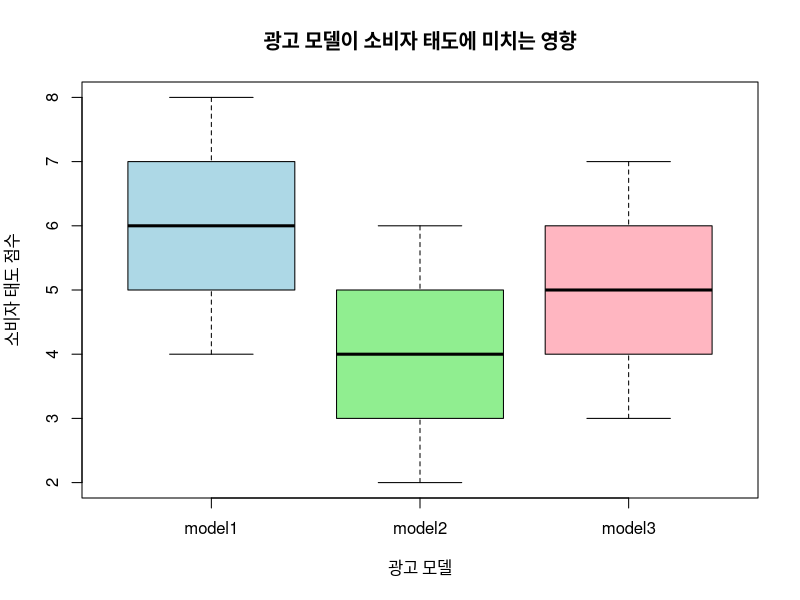
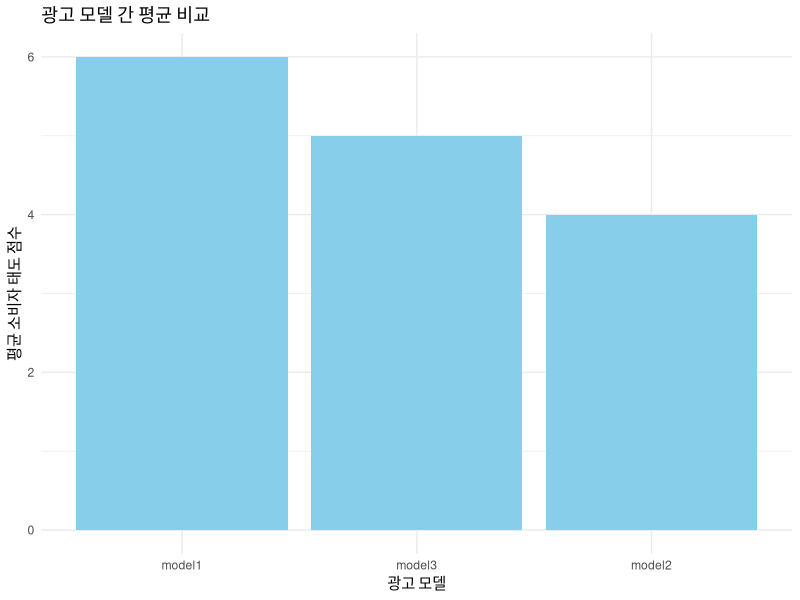
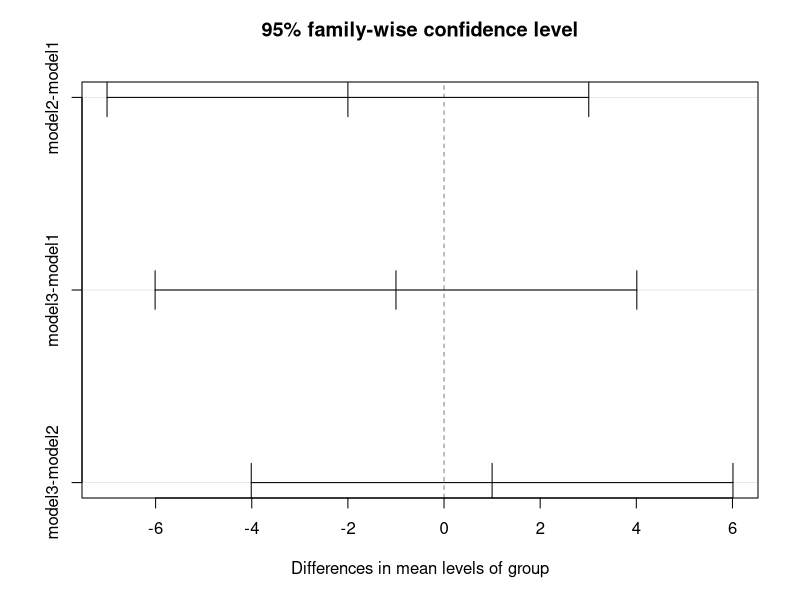

Here is the R script that generated these plots, in order:
# 필요한 패키지 로드
if (!require(ggplot2)) install.packages("ggplot2")
library(ggplot2)

# 데이터 준비
# 예제 데이터: 세 가지 광고 모델(model1, model2, model3)과 소비자 태도 점수
data <- data.frame(
  group = rep(c("model1", "model2", "model3"), each = 3),  # 처리 그룹
  response = c(4, 6, 8, 2, 4, 6, 3, 5, 7)  # 소비자 태도 점수
)

# 데이터 확인
print("데이터 미리보기:")
print(data)

# 데이터 시각화 (박스플롯)
boxplot(response ~ group, data = data, 
        main = "광고 모델이 소비자 태도에 미치는 영향",
        xlab = "광고 모델",
        ylab = "소비자 태도 점수",
        col = c("lightblue", "lightgreen", "lightpink"))

# 일원분산분석(One-Way ANOVA) 실행
anova_result <- aov(response ~ group, data = data)

# ANOVA 결과 출력
print("일원분산분석 결과:")
summary(anova_result)

# 그룹 간 평균 시각화
group_means <- aggregate(response ~ group, data = data, mean)
ggplot(data = group_means, aes(x = reorder(group, -response), y = response)) +
  geom_col(fill = "skyblue") +
  ggtitle("광고 모델 간 평균 비교") +
  xlab("광고 모델") +
  ylab("평균 소비자 태도 점수") +
  theme_minimal()

# 사후 분석(Tukey HSD) 실행
tukey_result <- TukeyHSD(anova_result)

# Tukey 사후 분석 결과 출력
print("Tukey 사후 분석 결과:")
print(tukey_result)

# 사후 분석 결과 시각화
plot(tukey_result)
